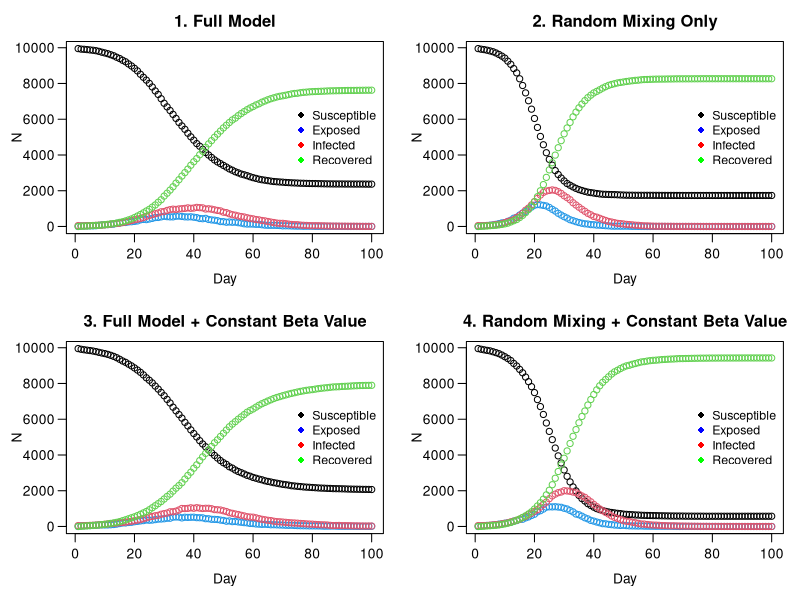

This figure's R source:
# Zachary Gavin (s2222962): Wrote get.net, wrote household allocation, created initial nseir function, debugging and commenting
# Shaehroz Khalid (s2869421): All plotting and visualisation, turned household allocation vector to one line, debugging and commenting
# Brandon Causing (s2901457): Completion and performance optimisation of the main nseir simulation function, debugging and commenting
# division of work was close to 1/3 each

################################################################################


## GENERAL DESCRIPTION

# This script implements an agent-based SEIR (Susceptible-Exposed-Infected-Recovered)
# model to simulate the spread of an epidemic in a population of n individuals.
# The model incorporates three modes of transmission: within-household, through a
# pre-defined social network, and via random mixing.
# The script defines functions to generate the population and social network,
# run the SEIR simulation, and plot the results under different scenarios.
# The final section compares four scenarios to analyse the impact of social
# structure and individual heterogeneity (beta) on the epidemic dynamics.



################################################################################
######### ------- START OF MODEL SETUP AND POPULATION GENERATION ------- #########
################################################################################

# This section defines the global parameters for the model and generates the
# base population, assigning each of the 'n' individuals to a household.


n <- 10000
people <- 1:n
h_max <- 5

set.seed(13)

#### Putting people in households
h <- rep(1:n, sample(1:h_max, n, replace = TRUE))[1:n] 

links <- cbind(person=people, household=h)

beta <- runif(n,0,1)

######################################################################
######### ------- NETWORK GENERATION FUNCTIONS ------- ###############
######################################################################

# These functions create the social network connections between individuals
# who are not in the same household.


get.net <- function(beta, h, nc=15) {
  n <- length(h)
  b_bar <- sum(beta)/length(beta) 
  conns_init <- vector("list", n)
  conns <- vector(mode="list", length=n)
  for (i in 1:n) {
    if (i < n) {
      b <- rbinom(n-i, 1, nc*beta[i]*beta[(i+1):n]/(b_bar^2*(n-1)) )
      conns_init[[i]] <- which(b==1) + i 
    }
  }
  
  # <-- FIX IS HERE: Changed lapply to sapply
  pairs <- cbind(rep(1:n, sapply(conns_init, length)), unlist(conns_init)) 
  
  if (nrow(pairs) > 0) {
    pairs <- pairs[h[pairs[,1]] != h[pairs[,2]], , drop = FALSE] 
    
    if(nrow(pairs) > 0) {
      for (i in 1:nrow(pairs)){
        conns[[pairs[i,1]]] <- append(conns[[pairs[i,1]]],  pairs[i,2] )
        conns[[pairs[i,2]]] <- append(conns[[pairs[i,2]]],  pairs[i,1] )
      }
    }
  }
  
  return(conns)
}

###########################################################
######### ------- SEIR SIMULATION FUNCTION ------- ##########
###########################################################

# This function is the core of the model. It simulates the epidemic over 
# nt time steps, tracking the number of individuals in each SEIR compartment.

nseir <- function(beta, h, alink, 
                  alpha=c(0.1, 0.01, 0.01), 
                  delta=.2, 
                  gamma=.4, 
                  nc=15, nt=100, pinf=.005) {
  
  n <- length(beta)
  x <- rep(0,n) # everyone starts off susceptible 
  num_to_infect <- max(1, round(pinf*n))
  x[sample(1:n, num_to_infect)] <- 2 # pick a few people to start off infected
  
  # set up households (who's in each household)
  hh_index_list <- split(1:n, h) 
  
  # for future calculation of mixing probs
  b_bar <- sum(beta)/n
  
  # initialize counts of statuses
  t <- S <- E <- I <- R <- rep(0, nt)
  t[1] <- 1
  S[1] <- n - num_to_infect
  I[1] <- num_to_infect
  
  # daily simulation
  for(i in 2:nt) {
    
    # random numbers to compare with probabilities
    u <- runif(n) 
    
    # store who is infected
    infected_indices <- which(x == 2)
    n_infected <- length(infected_indices)
    
    # initialize lists of those exposed through infected people 
    hh_exposed <- net_exposed <- mix_exposed <- integer(0)
    
    # find who transitions from susceptible to exposed
    if (n_infected > 0) {
      
      ## -- find who gets infected from household contacts -- ##
      # count how many people are infected in each household
      hh_infected_counts <- tabulate(h[infected_indices], nbins = max(h))
      # which households have someone infected in them
      infected_hh <- which(hh_infected_counts > 0)
      # prob of infection is higher for households with multiple people infected
      if (length(infected_hh) > 0) {
        hh_probs <- 1 - (1-alpha[1])^hh_infected_counts[infected_hh]
        # who transitions to infected in the household
        hh_exposed <- unlist(
          Map(function(hh, prob) {
            hh_members <- hh_index_list[[as.character(hh)]]
            sus <- hh_members[x[hh_members] == 0]
            sus[u[sus] < prob]
          }, hh = infected_hh, prob = hh_probs), use.names = FALSE
        )
      }
      
      ## -- find who gets infected from regular network contacts -- ##
      # who is in a regular network with someone infected
      neighbors_of_infected <- unlist(alink[infected_indices], use.names = FALSE)
      if(length(neighbors_of_infected) > 0) {
        # count how many people are infected in each regular network 
        net_infected_counts <- tabulate(neighbors_of_infected, nbins = n)
        # which networks have someone infected in them
        sus_exposed_to_net <- which(net_infected_counts > 0 & x == 0)
        # prob of infection is higher for networks with multiple people infected
        if (length(sus_exposed_to_net) > 0) {
          net_probs <- 1 - (1-alpha[2])^net_infected_counts[sus_exposed_to_net]
          # who transitions to infected in network
          net_exposed <- sus_exposed_to_net[u[sus_exposed_to_net] < net_probs]
        }
      }
      
      ## -- find who gets infected from random mixing -- ##
      # total number of contacts between all infected people
      total_contacts <- n_infected * nc
      # randomly select who those contacts are
      contacts <- sample(n, total_contacts, replace = TRUE)
      # set up for calculating mixing probs for infected people with corresponding contacts
      infected_repeats <- rep(infected_indices, each = nc)
      
      # exp^(sum(log(x_i))) faster than product(x_i)
      # prob of infection is higher for those that mixed with multiple infected people
      log_prob_no_infection <- log1p(-alpha[3] * beta[infected_repeats] * beta[contacts] / (b_bar^2))
      sum_log_probs <- tapply(log_prob_no_infection, contacts, sum)
      prob_infection <- 1 - exp(sum_log_probs)
      
      # store who came into contact with those infected
      ids_contacted <- as.integer(names(sum_log_probs))
      # subset to those that are susceptible
      sus_contacted <- ids_contacted[x[ids_contacted] == 0]
      # who transitions to infected from mixing
      if(length(sus_contacted) > 0){
        prob_idx <- match(sus_contacted, ids_contacted)
        mix_exposed <- sus_contacted[u[sus_contacted] < prob_infection[prob_idx]]
      }
    }
    
    # transition from infected to recover with probability = delta
    x[x == 2 & u < delta] <- 3
    # transition from exposed to infected with probability = gamma
    x[x == 1 & u < gamma] <- 2
    
    # gather everyone who transitions from susceptible to exposed
    if (length(hh_exposed) > 0 || length(net_exposed) > 0 || length(mix_exposed) > 0) {
      newly_exposed <- unique(c(hh_exposed, net_exposed, mix_exposed))
      x[newly_exposed] <- 1
    }
    
    # get daily counts of statuses and store it in a list
    S[i] <- sum(x == 0)
    E[i] <- sum(x == 1)
    I[i] <- sum(x == 2)
    R[i] <- sum(x == 3)
    t[i] <- i
  }
  return(list(t = t, S = S, E = E, I = I, R = R))
}


###########################################################
######### ------- PLOTTING HELPER FUNCTION ------- ##########
###########################################################

epi_plot <- function(beta, h, alink, 
                     alpha = c(0.1, 0.01, 0.01),
                     delta = 0.2,
                     gamma = 0.4,
                     nc = 15, nt = 100, pinf = 0.005,
                     title = "SEIR Dynamics") {
  
  epi <- nseir(beta, h, alink, alpha, delta, gamma, nc, nt, pinf)
  
  plot(x = epi$t, y = epi$S, ylim = c(0, max(epi$S)), 
       xlab = "", ylab = "", main = title, las = 1)
  
  title(xlab = "Day", mgp = c(2.2, 0.7, 0)) #Spacing for x axis and title
  title(ylab = "N", mgp = c(2.5, 0.7, 0)) #Spacing for y axis and title
  
  points(epi$E, col = 4); points(epi$I, col = 2); points(epi$R, col = 3)

  legend(x = "right", 
         legend = c("Susceptible", "Exposed",
                    "Infected", "Recovered"),
         col = c("black", "blue",
                  "red", "green"),
         pch = 16,
         inset = 0.005,
         bty = "n",
         cex = 0.9)
}


###########################################################
######### ------- MODEL SCENARIO COMPARISON (Q5) ------- ####
###########################################################

par(mfrow = c(2, 2), mar = c(4, 4, 2.5, 1), mgp = c(2.2, 0.7, 0)) #2x2 grid, mar allows good spacing, mgp moves axis

adjacencyList_variable_beta <- get.net(beta, h)

#scenario 1: full model with default parameters
epi_plot(beta, h, adjacencyList_variable_beta, title = "1. Full Model")


#scenario 2: random mixing only
epi_plot(beta, h, adjacencyList_variable_beta, alpha = c(0, 0, 0.04),
         title = "2. Random Mixing Only")

#scenario 3: full model with constant beta value
beta_const <- rep(mean(beta), n)
adjacencyList_constant_beta <- get.net(beta_const, h)
epi_plot(beta_const, h, adjacencyList_constant_beta, 
         title = "3. Full Model + Constant Beta Value")

#scenario 4: random mixing with constant beta
epi_plot(beta_const, h, adjacencyList_constant_beta, alpha = c(0, 0, 0.04),
         title = "4. Random Mixing + Constant Beta Value")

par(mfrow = c(1, 1))
